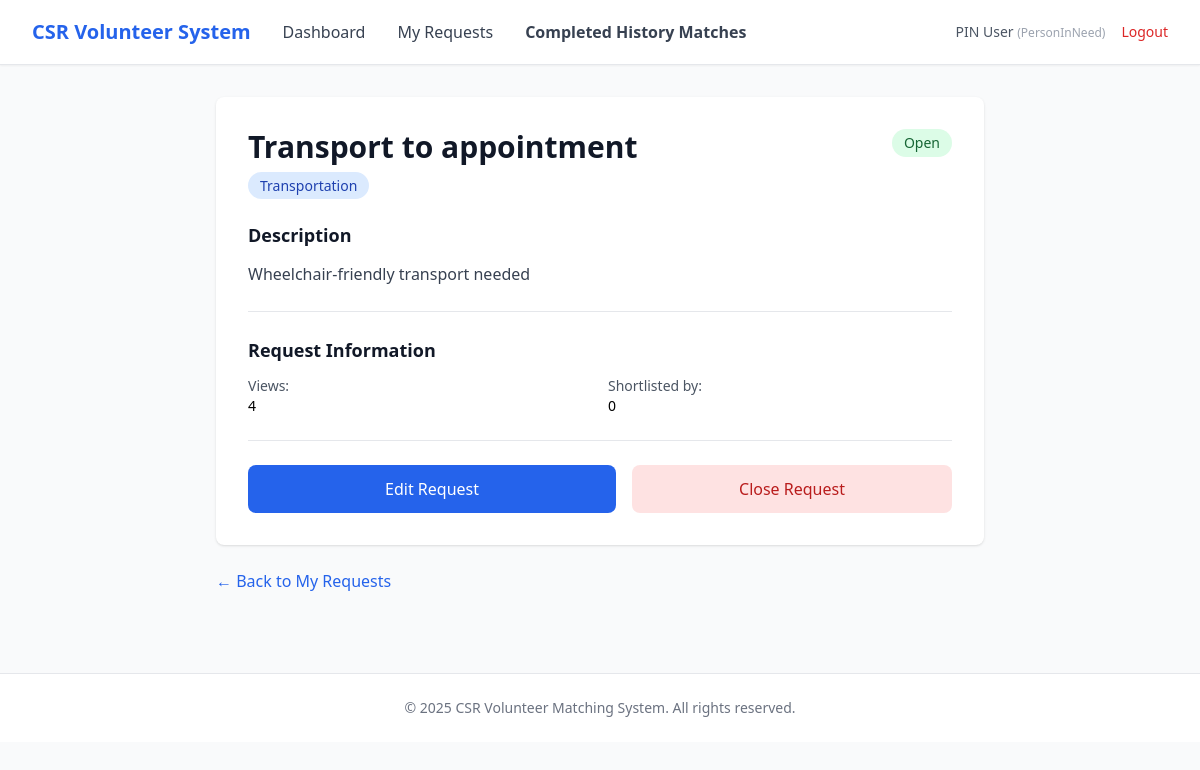
The app's page /pin/requests/1 (signed in) with its own data.
### app/entity/user_account.py (models this page shows, shortened)
class UserAccount(UserMixin, db.Model):
    __tablename__ = "user_accounts"
    userID = db.Column(db.Integer, primary_key=True, autoincrement=True)  # explicit auto increment
    name = db.Column(db.String(100), nullable=False)
    email = db.Column(db.String(120), nullable=False, unique=True, index=True)
    _password = db.Column("password", db.String(255), nullable=False)
    age = db.Column(db.Integer)
    phoneNumber = db.Column(db.String(20))
    isActive = db.Column(db.Boolean, default=True)
    profileID = db.Column(db.Integer, db.ForeignKey("user_profiles.profileID"), nullable=False)
    profile = db.relationship("UserProfile", back_populates="users", lazy=True)
    @property
    def password(self):
        raise AttributeError("Password is write-only.")
    @password.setter
    def password(self, raw):
        self._password = generate_password_hash(raw)

### app/entity/user_profile.py (models this page shows)
class UserProfile(db.Model):
    __tablename__ = "user_profiles"
    profileID   = db.Column(db.Integer, primary_key=True, autoincrement=True)  # explicit auto increment
    profileName = db.Column(db.String(50), nullable=False, unique=True)
    description = db.Column(db.String(255))
    isActive    = db.Column(db.Boolean, default=True)
    users = db.relationship("UserAccount", back_populates="profile", lazy=True)

### app/entity/request.py (models this page shows)
class Request(db.Model):
    __tablename__ = "requests"
    requestID = db.Column(db.Integer, primary_key=True)
    pinID = db.Column(db.Integer, db.ForeignKey("user_accounts.userID"), nullable=False)
    csrRepID = db.Column(db.Integer, db.ForeignKey("user_accounts.userID"))
    categoryID = db.Column(db.Integer, db.ForeignKey("categories.categoryID"), nullable=False)
    title = db.Column(db.String(150), nullable=False)
    description = db.Column(db.Text)
    status = db.Column(db.String(30), default="open")
    viewCount = db.Column(db.Integer, default=0)
    shortlistCount = db.Column(db.Integer, default=0)
    createdAt = db.Column(db.DateTime, default=db.func.now(), nullable=False)
    closedAt  = db.Column(db.DateTime)
    category = db.relationship("Category", back_populates="requests", lazy=True)
    person_in_need = db.relationship(
        "UserAccount",
        foreign_keys=[pinID],
        backref=db.backref("requests_made", lazy=True),
        lazy=True
    )
    csr_representative = db.relationship(
        "UserAccount",
        foreign_keys=[csrRepID],
        backref=db.backref("requests_supported", lazy=True),
        lazy=True
    )
    shortlists = db.relationship(
        "Shortlist",
        back_populates="request",
        cascade="all, delete-orphan",
        passive_deletes=True
    )
    match_records = db.relationship(
        "MatchRecord",
        back_populates="request",
        cascade="all, delete-orphan",
        passive_deletes=True
    )

### app/entity/category.py (models this page shows)
class Category(db.Model):
    __tablename__ = "categories"
    categoryID   = db.Column(db.Integer, primary_key=True)
    categoryName = db.Column(db.String(100), nullable=False, unique=True)
    description  = db.Column(db.String(255))
    isActive     = db.Column(db.Boolean, default=True)
    requests = db.relationship("Request", back_populates="category", lazy=True)

### app/boundary/routes.py (the view)
@boundary_bp.route("/pin/requests/<int:request_id>")
@login_required
def pin_view_request(request_id):
    from app.control.pin_viewRequest_controller import PinViewRequestController
    try:
        req = PinViewRequestController().viewRequestDetails(request_id)
    except Exception as e:
        flash(str(e), "danger")
        return redirect(url_for("boundary.pin_requests"))
    return render_template("pin/view_request.html", request=req)

### app/control/pin_viewRequest_controller.py (called while the page is built)
    def viewRequestDetails(self, requestID:int):
        req = Request.query.get(requestID)
        if not req:
            raise ValueError("Request not found.")
        return req

### app/entity/user_account.py (called while the page is built)
@login_manager.user_loader
def load_user(user_id):
    return UserAccount.query.get(int(user_id))

### app/templates/pin/view_request.html (shortened to what this page needs)
{% extends "base.html" %}
{% block nav_links %}
<a href="{{ url_for('boundary.pin_dashboard') }}" class="text-gray-700 hover:text-primary">Dashboard</a>
<a href="{{ url_for('boundary.pin_requests') }}" class="text-gray-700 hover:text-primary">My Requests</a>
<a href="{{ url_for('boundary.pin_match_records') }}" class="text-gray-700 hover:text-primary font-semibold">Completed History Matches</a>
{% endblock %}
{% block content %}
<div class="max-w-3xl mx-auto">
    <div class="bg-white rounded-lg shadow p-8">
        <div class="flex justify-between items-start mb-6">
            <div>
                <h1 class="text-3xl font-bold text-gray-900 mb-2">{{ request.title }}</h1>
                <span class="px-3 py-1 text-sm font-medium rounded-full bg-blue-100 text-blue-800">
                    {{ request.category.categoryName }}
                </span>
            </div>
            {% set normalized = request.status|lower %}
            {% if normalized == 'draft' %}
            <span class="px-3 py-1 text-sm font-medium rounded-full bg-gray-100 text-gray-800">Draft</span>
            {% elif normalized == 'open' %}
            <span class="px-3 py-1 text-sm font-medium rounded-full bg-green-100 text-green-800">Open</span>
            {% elif normalized == 'matched' %}
            <span class="px-3 py-1 text-sm font-medium rounded-full bg-yellow-100 text-yellow-800">Matched</span>
            {% elif normalized == 'completed' %}
            <span class="px-3 py-1 text-sm font-medium rounded-full bg-purple-100 text-purple-800">Completed</span>
            {% else %}
            <span class="px-3 py-1 text-sm font-medium rounded-full bg-red-100 text-red-800">Closed</span>
            {% endif %}
        </div>
        <div class="mb-6 pb-6 border-b border-gray-200">
            <h2 class="text-lg font-bold text-gray-900 mb-3">Description</h2>
            <p class="text-gray-700 leading-relaxed whitespace-pre-line">{{ request.description }}</p>
        </div>
        <div class="mb-6 pb-6 border-b border-gray-200">
            <h2 class="text-lg font-bold text-gray-900 mb-3">Request Information</h2>
            <div class="grid grid-cols-2 gap-4 text-sm">
                <div>
                    <p class="text-gray-600">Views:</p>
                    <p class="font-medium">{{ request.viewCount }}</p>
                </div>
                <div>
                    <p class="text-gray-600">Shortlisted by:</p>
                    <p class="font-medium">{{ request.shortlistCount }}</p>
                </div>
            </div>
        </div>
        {% if normalized not in ['closed','completed'] %}
        <div class="flex gap-4">
            <a href="{{ url_for('boundary.pin_edit_request', request_id=request.requestID) }}"
               class="flex-1 text-center px-6 py-3 bg-primary text-white rounded-lg hover:bg-blue-700 transition font-medium">
                Edit Request
            </a>
            <form method="POST" action="{{ url_for('boundary.pin_delete_request', request_id=request.requestID) }}" class="flex-1">
                <button type="submit"
                        onclick="return confirm('Are you sure you want to close this request?')"
                        class="w-full px-6 py-3 bg-red-100 text-red-700 rounded-lg hover:bg-red-200 transition font-medium">
                    Close Request
                </button>
            </form>
        </div>
        {% endif %}
    </div>
    <div class="mt-6">
        <a href="{{ url_for('boundary.pin_requests') }}" class="text-primary hover:text-blue-700">
            ← Back to My Requests
        </a>
    </div>
</div>
{% endblock %}

### app/templates/base.html (shortened to what this page needs)
<!DOCTYPE html>
<html lang="en">
<head>
    <script src="https://cdn.tailwindcss.com"></script>
</head>
<body class="bg-gray-50 min-h-screen">
    {% if current_user.is_authenticated %}
    <nav class="bg-white shadow-sm border-b border-gray-200">
        <div class="max-w-7xl mx-auto px-4 sm:px-6 lg:px-8">
            <div class="flex justify-between items-center h-16">
                <div class="flex items-center gap-8">
                    <a href="{{ url_for('boundary.login') }}" class="text-xl font-bold text-primary">
                        CSR Volunteer System
                    </a>
                    {% block nav_links %}{% endblock %}
                </div>
                <div class="flex items-center gap-4">
                    <span class="text-sm text-gray-600">
                        {{ current_user.name }}
                        <span class="text-xs text-gray-400">({{ current_user.profile.profileName }})</span>
                    </span>
                    <a href="{{ url_for('boundary.logout') }}" class="text-sm text-red-600 hover:text-red-700">
                        Logout
                    </a>
                </div>
            </div>
        </div>
    </nav>
    {% endif %}
    <main class="max-w-7xl mx-auto px-4 sm:px-6 lg:px-8 py-8">
        {% block content %}{% endblock %}
    </main>
    <footer class="bg-white border-t border-gray-200 mt-12">
        <div class="max-w-7xl mx-auto px-4 sm:px-6 lg:px-8 py-6">
            <p class="text-center text-sm text-gray-500">
                &copy; 2025 CSR Volunteer Matching System. All rights reserved.
            </p>
        </div>
    </footer>
</body>
</html>

### records on screen
UserAccount: name "PIN User"
UserProfile: profile.profileName "PersonInNeed"
Request: title "Transport to appointment", description "Wheelchair-friendly transport needed", viewCount "4", shortlistCount "0"
Category: category.categoryName "Transportation"
